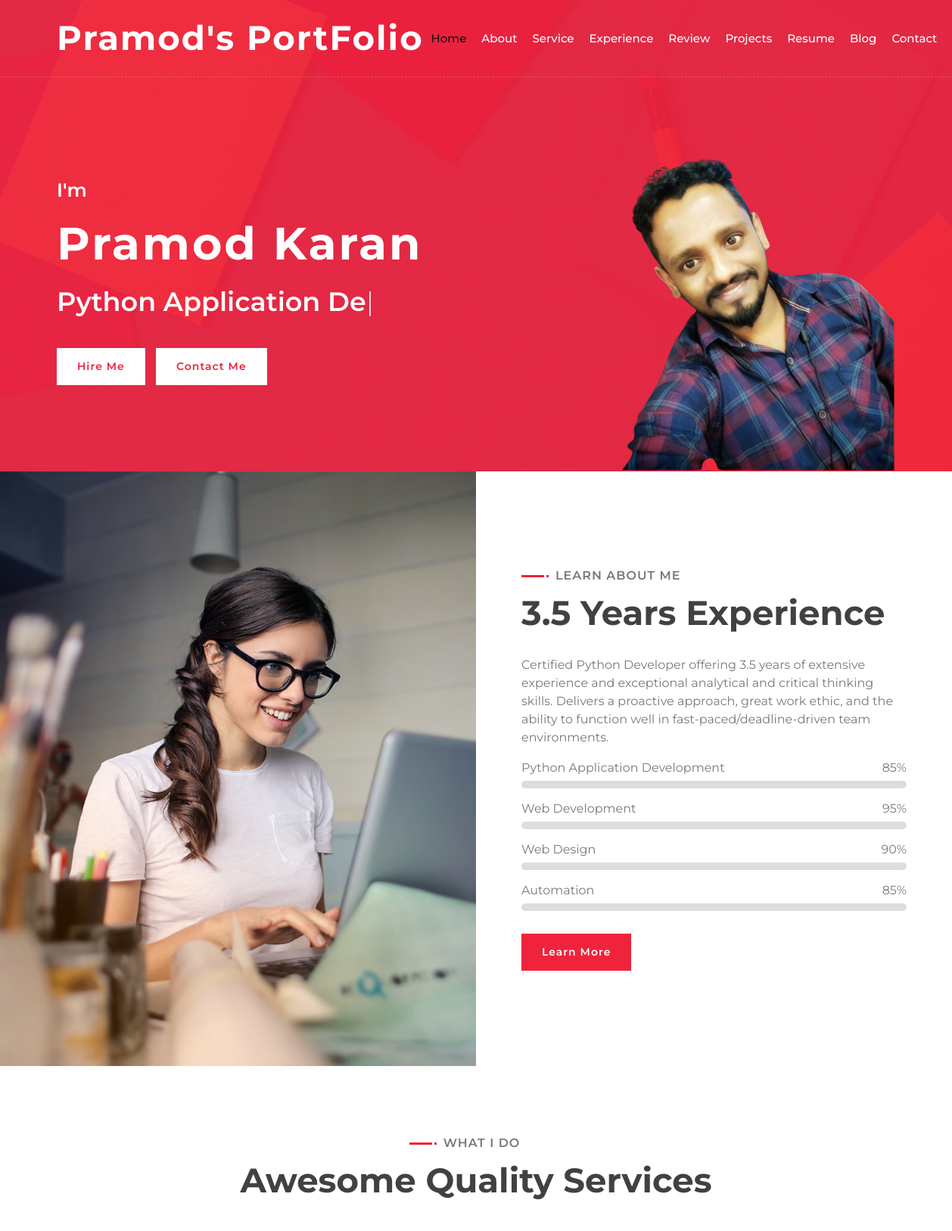
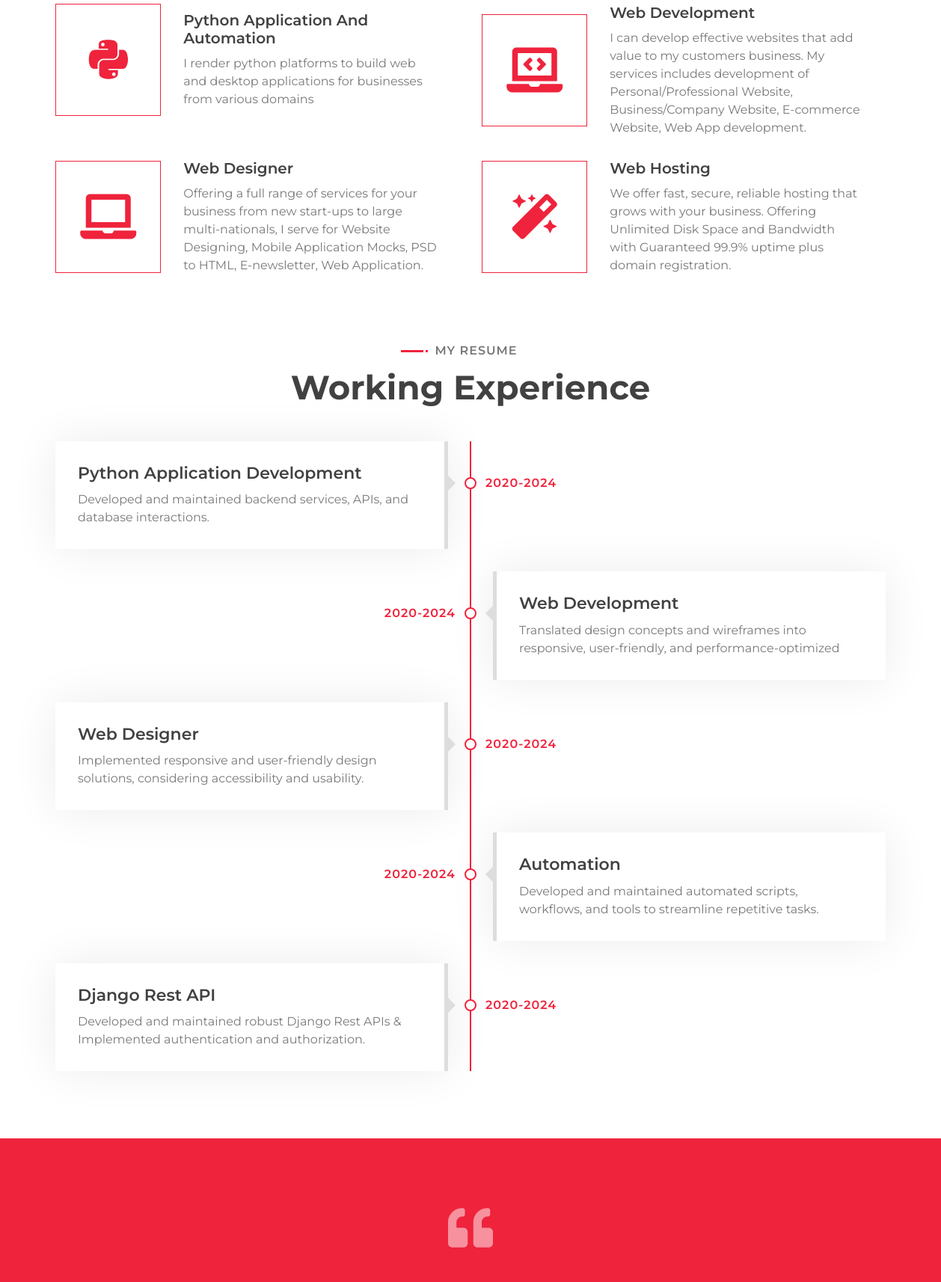
The page / (upper part) on the database its author committed (2 pictures, top to bottom).
### technology/models.py (models this page shows, shortened)
class Technology(models.Model):
    images=models.CharField(max_length=50)
    tachnology=models.CharField(max_length=50)
    description=models.CharField(max_length=500)

class ResumeTech(models.Model):
    images=models.CharField(max_length=50)
    tachnology=models.CharField(max_length=50)
    title=models.CharField(max_length=100)
    side_show=models.CharField(max_length=5)
    working_timeline=models.CharField(max_length=20)

### Portfolio/views.py (the view)
# urls.py: path('', views.index,name='index'),
def index(request):
    technology=Technology.objects.all()
    resume_tech=ResumeTech.objects.all()
    projects=Project.objects.all()
    reviews=Review.objects.all()
    blogs=Blog.objects.all()
    context={
    'technology':technology,
    'resume_tech':resume_tech,
    'projects':projects,
    'reviews':reviews,
    'blogs':blogs,
    }
    return render(request,'index.html',context)

### template/index.html (shortened to what this page needs)
{% extends 'base.html'%}
{% load static%}
{% block content%}
    {% include 'includes/navbar.html'%}
        <div class="hero" id="home">
            <div class="container-fluid">
                <div class="row align-items-center">
                    <div class="col-sm-12 col-md-6">
                        <div class="hero-content">
                            <div class="hero-text">
                                <p>I'm</p>
                                <h1>Pramod Karan</h1>
                                <h2></h2>
                            </div>
                            <div class="hero-btn">
                                <a class="btn" href="">Hire Me</a>
                                <a class="btn" href="#contact">Contact Me</a>
                            </div>
                        </div>
                    </div>
                    <div class="col-sm-12 col-md-6 d-none d-md-block">
                        <div class="hero-image">
                            <img src="{% static 'img/da.png'%}" width="70%" height="70%" alt="Hero Image">
                        </div>
                    </div>
                </div>
            </div>
        </div>
        <div class="about wow fadeInUp" data-wow-delay="0.1s" id="about">
            <div class="container-fluid">
                <div class="row align-items-center">
                    <div class="col-lg-6">
                        <div class="about-img">
                            <img src="{% static 'img/about.jpg'%}" alt="Image">
                        </div>
                    </div>
                    <div class="col-lg-6">
                        <div class="about-content">
                            <div class="section-header text-left">
                                <p>Learn About Me</p>
                                <h2>3.5 Years Experience</h2>
                            </div>
                            <div class="about-text">
                                <p>
                                    Certified Python Developer offering 3.5 years of extensive experience and exceptional analytical and critical thinking skills. Delivers a proactive approach, great work ethic, and the ability to function well in fast-paced/deadline-driven team environments.  </p>
                            </div>
                            <div class="skills">
                                <div class="skill-name">
                                    <p>Python Application Development</p><p>85%</p>
                                </div>
                                <div class="progress">
                                </div>
                                <div class="skill-name">
                                    <p>Web Development</p><p>95%</p>
                                </div>
                                <div class="progress">
                                </div>
                                <div class="skill-name">
                                    <p>Web Design</p><p>90%</p>
                                </div>
                                <div class="progress">
                                </div>
                                <div class="skill-name">
                                    <p>Automation </p><p>85%</p>
                                </div>
                                <div class="progress">
                                </div>
                            </div>
                            <a class="btn" href="">Learn More</a>
                        </div>
                    </div>
                </div>
            </div>
        </div>
        <div class="service" id="service">
            <div class="container">
                <div class="section-header text-center wow zoomIn" data-wow-delay="0.1s">
                    <p>What I do</p>
                    <h2>Awesome Quality Services</h2>
                </div>
                <div class="row">
                  {% for item in technology%}
                    <div class="col-lg-6 wow fadeInUp" data-wow-delay="0.0s">
                        <div class="service-item">
                            <div class="service-icon">
                                <i class="{{item.images}}"></i>
                            </div>
                            <div class="service-text">
                                <h3>{{item.tachnology}}</h3>
                                <p>
                                    {{item.description}}
                                </p>
                            </div>
                        </div>
                    </div>
                  {% endfor %}
                </div>
            </div>
        </div>
        <div class="experience" id="experience">
            <div class="container">
                <header class="section-header text-center wow zoomIn" data-wow-delay="0.1s">
                    <p>My Resume</p>
                    <h2>Working Experience</h2>
                </header>
                <div class="timeline">
                  {% for item in resume_tech%}
                    <div class="timeline-item {{item.side_show}} wow slideInLeft" data-wow-delay="0.1s">
                        <div class="timeline-text">
                            <div class="timeline-date">{{item.working_timeline}}</div>
                            <h2>{{item.tachnology}}</h2>
                            <p>
                                {{item.title}}
                            </p>
                        </div>
                    </div>
                    {% endfor %}
                </div>
            </div>
        </div>
                <div class="testimonial wow fadeInUp" data-wow-delay="0.1s" id="review">
                    <div class="container">
                        <div class="testimonial-icon">
                            <i class="fa fa-quote-left"></i>
                        </div>
                    </div>
                </div>
<br><br>
{% endblock%}

### template/base.html (shortened to what this page needs)
<!DOCTYPE html>
{% load static%}
<html lang="en">
    <head>
        <link href="https://stackpath.bootstrapcdn.com/bootstrap/4.4.1/css/bootstrap.min.css" rel="stylesheet">
        <link href="https://cdnjs.cloudflare.com/ajax/libs/font-awesome/5.10.0/css/all.min.css" rel="stylesheet">
        <link href="{% static 'lib/animate/animate.min.css'%}" rel="stylesheet">
        <link href="{% static 'lib/owlcarousel/assets/owl.carousel.min.css'%}" rel="stylesheet">
        <link href="{% static 'lib/lightbox/css/lightbox.min.css'%}" rel="stylesheet">
        <link href="{% static 'css/style.css'%}" rel="stylesheet">
    </head>
    <body data-spy="scroll" data-target=".navbar" data-offset="51">
      {% block content%}
      {% endblock%}
    </body>
</html>

### template/includes/navbar.html (shortened to what this page needs)
{% load static%}
<div class="navbar navbar-expand-lg bg-light navbar-light">
    <div class="container-fluid">
        <a href="{% url 'index'%}" class="navbar-brand">Pramod's PortFolio</a>
        <div class="collapse navbar-collapse justify-content-between" id="navbarCollapse">
            <div class="navbar-nav ml-auto">
                <a href="#home" class="nav-item nav-link active">Home</a>
                <a href="#about" class="nav-item nav-link">About</a>
                <a href="#service" class="nav-item nav-link">Service</a>
                <a href="#experience" class="nav-item nav-link">Experience</a>
                <a href="#review" class="nav-item nav-link">Review</a>
                <a href="#portfolio" class="nav-item nav-link">Projects</a>
                <a href="{% static 'img/Pramod Python Developer.pdf'%}" class="nav-item nav-link">Resume</a>
                <a href="#blog" class="nav-item nav-link">Blog</a>
                <a href="#contact" class="nav-item nav-link">Contact</a>
            </div>
        </div>
    </div>
</div>

### rows shown on the page
Technology: tachnology "Python Application And Automation", description "I render python platforms to build web and desktop applications for businesses from various domains"
Technology: tachnology "Web Development", description "I can develop effective websites that add value to my customers business. My services includes development of Personal/Professional Website, Business/Company Website, E-commerce Website, Web App development."
Technology: tachnology "Web Designer", description "Offering a full range of services for your business from new start-ups to large multi-nationals, I serve for Website Designing, Mobile Application Mocks, PSD to HTML, E-newsletter, Web Application."
Technology: tachnology "Web Hosting", description "We offer fast, secure, reliable hosting that grows with your business. Offering Unlimited Disk Space and Bandwidth with Guaranteed 99.9% uptime plus domain registration."
ResumeTech: working_timeline "2020-2024", tachnology "Python Application Development", title "Developed and maintained backend services, APIs, and database interactions."
ResumeTech: working_timeline "2020-2024", tachnology "Web Development", title "Translated design concepts and wireframes into responsive, user-friendly, and performance-optimized"
ResumeTech: working_timeline "2020-2024", tachnology "Web Designer", title "Implemented responsive and user-friendly design solutions, considering accessibility and usability."
ResumeTech: working_timeline "2020-2024", tachnology "Automation", title "Developed and maintained automated scripts, workflows, and tools to streamline repetitive tasks."
ResumeTech: working_timeline "2020-2024", tachnology "Django Rest API", title "Developed and maintained robust Django Rest APIs & Implemented authentication and authorization."
